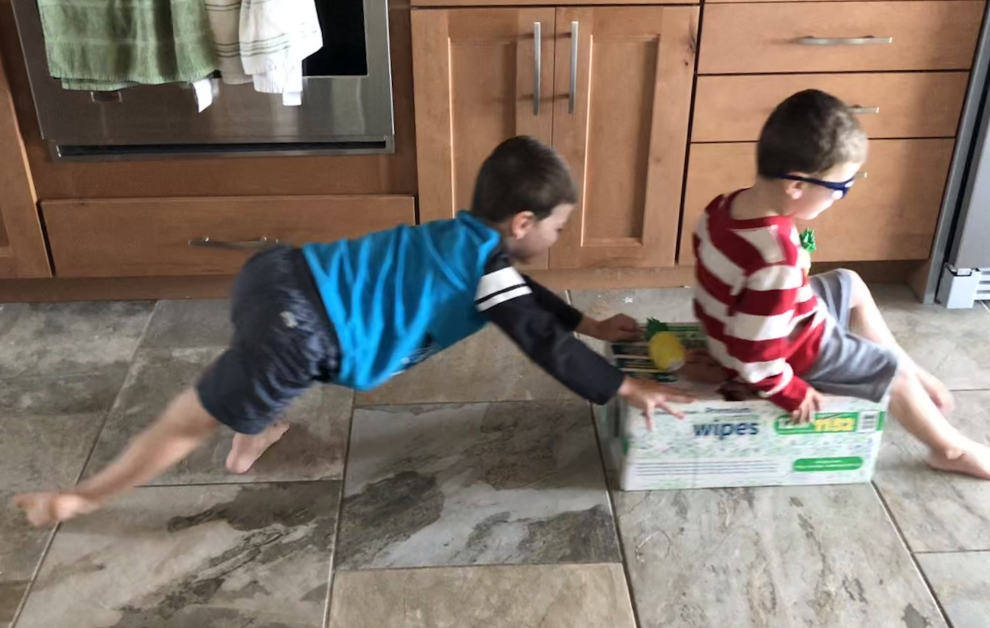
#> input picture SPL-2-main/EmPower/Student/Frontend/Images/Pushing-Boxes.jpg, 2970 x 1884 px (shown at 1/3 size); its folder holds only this picture in this run
$ python -i Puzzle.py   (imports and definitions only)
#> lines starting #> are read from the running program, lines starting #| are printed output that depends on the picture
import datetime
import glob
import json
import random
import time
import cv2
from PIL import Image, ImageDraw

from PyQt5.QtMultimedia import QSound
from PyQt5.QtCore import (pyqtSignal, QByteArray, QDataStream, QIODevice,
                          QMimeData, QPoint, QRect, QSize, Qt)
from PyQt5.QtGui import QDrag, QColor, QCursor, QIcon, QPainter, QPixmap
from PyQt5.QtWidgets import (QFileDialog, QHBoxLayout,
                             QListView, QListWidget, QListWidgetItem, QMessageBox,
                             QWidget)
from Frontend.src.Document_Formatter import *

saveUIObject = None # Global variable to track success of the puzzle

class ImageManager:

    def __init__(self, image_path) -> None:

        pass
        # # Example usage
        self.input_image_path = image_path  # Replace with your image file path
        # self.brightness_factor = 0.5  # Adjust brightness factor between 0.0 (darker) and 2.0 (brighter)

    def adjust_brightness(self, image_path, brightness_factor):
        # Load the image
#> called with image_path = '../Images/Pushing-Boxes.jpg', brightness_factor = 0.2
        image = cv2.imread(image_path)
#> image is the input picture: shape (1884, 2970, 3); mean B, G, R 107.1, 117.1, 130
        # Adjust the brightness
        adjusted_image = cv2.convertScaleAbs(image, alpha=brightness_factor)
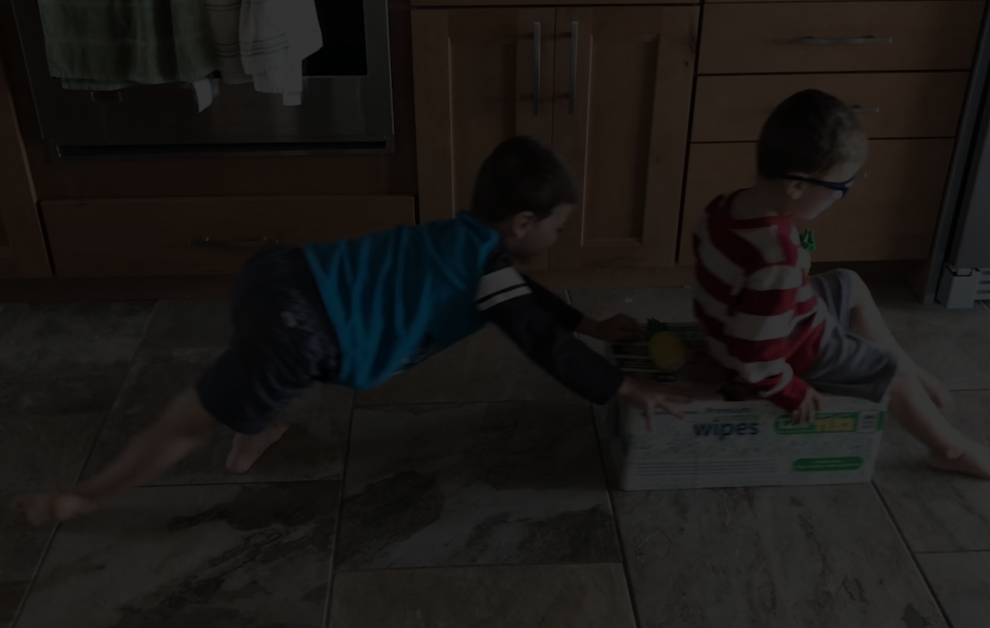
#> adjusted_image: shape (1884, 2970, 3) (shown at 1/3 size); mean B, G, R 21.4, 23.4, 26

        # Save the modified image
        # Modify the output filename as desired
        output_path = str(image_path.split('.')[0])+'_light.png'
        print(output_path)
        cv2.imwrite(output_path, adjusted_image)
        # cv2.imshow('NEW IMAGE', adjusted_image)

        print(f"Modified image saved as {output_path}")

    def draw_transparent_line(self, image_path):

        # Open the image
#> called with image_path = '_light.png'
        image = Image.open(image_path).convert("RGBA")
#> image: PIL image 2970x1884 RGBA

        # Create a transparent image of the same size
        transparent_image = Image.new("RGBA", image.size, (0, 0, 0, 0))
#> transparent_image: PIL image 2970x1884 RGBA; every value is 0

        # Create a draw object
        draw = ImageDraw.Draw(transparent_image)

        # Calculate the coordinates of the middle point
        width, height = image.size
#> width = 2970; height = 1884
        middle_x = width // 2
#> middle_x = 1485
        middle_y = height // 2
#> middle_y = 942

        # Define the line coordinates
        line_start = (middle_x, 0)
#> line_start = (1485, 0)
        line_end = (middle_x, height)
#> line_end = (1485, 1884)
        line_width = 10

        # Draw the horizontal line
        draw.line([line_start, line_end], fill=(
            0, 0, 0, 128), width=line_width)

        # Draw the vertical line
        line_start = (0, middle_y)
#> line_start = (0, 942)
        line_end = (width, middle_y)
#> line_end = (2970, 942)
        draw.line([line_start, line_end], fill=(
            0, 0, 0, 128), width=line_width)

        # Composite the transparent image with the original image
        result = Image.alpha_composite(image, transparent_image)

        # Save the result image
        result.save(str(self.input_image_path.split('.')[0])+'_light.png')

    def process_image(self):

        self.adjust_brightness(self.input_image_path, 0.2)
        self.draw_transparent_line(
            str(self.input_image_path.split('.')[0])+'_light.png')


# [247 lines that did not run here, left out]


class PiecesList(QListWidget):

    # [86 lines left out: functions __init__, dragEnterEvent, dragMoveEvent, dropEvent, addPiece, startDrag, not called in this run]


class MainWindow:

    # [76 lines left out: functions __init__, openImage, setupPuzzle, setupWidgets, not called in this run]


class Puzzle_Window:

    # [33 lines left out: functions __init__, launch_puzzle, change_page, not called in this run]

>>> result = ImageManager('../Images/Pushing-Boxes.jpg').process_image()
